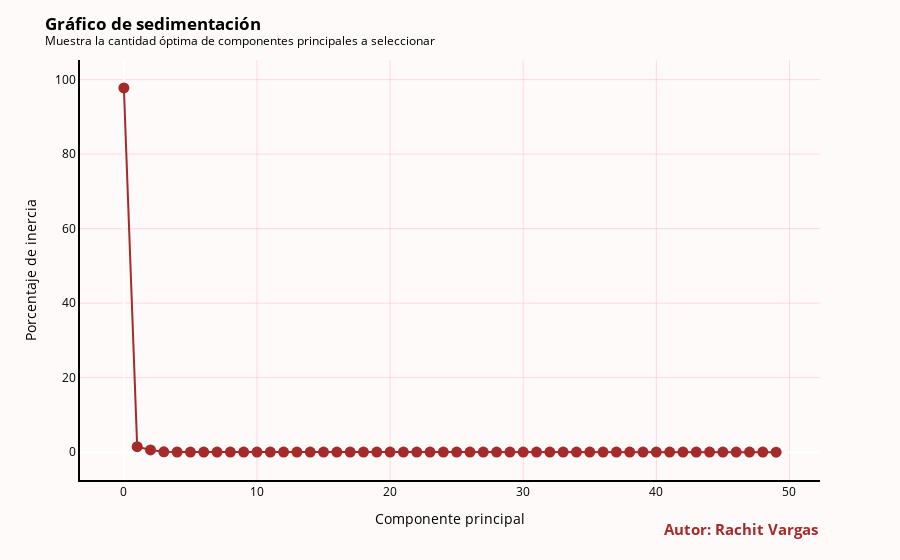

Here is the notebook cell this chart was saved with:
### Markdown cell above
### Grafico de sedimentacion

### Code cell
pca.plot_sedimentacion()

### Figure 1 — Plotly figure (JSON) as saved in the notebook; plotly's stock layout.template omitted (floating-point values rounded to 4 significant figures)
{"data": [{"hovertemplate": "<b>%{hovertext}</b><br><br>Componente principal=%{x}<br>Porcentaje de inercia=%{y}<extra></extra>", "hovertext": ["Componente principal 0", "Componente principal 1", "Componente principal 2", "Componente principal 3", "Componente principal 4", "Componente principal 5", "Componente principal 6", "Componente principal 7", "Componente principal 8", "Componente principal 9", "Componente principal 10", "Componente principal 11", "Componente principal 12", "Componente principal 13", "Componente principal 14", "Componente principal 15", "Componente principal 16", "Componente principal 17", "Componente principal 18", "Componente principal 19", "Componente principal 20", "Componente principal 21", "Componente principal 22", "Componente principal 23", "Componente principal 24", "Componente principal 25", "Componente principal 26", "Componente principal 27", "Componente principal 28", "Componente principal 29", "Componente principal 30", "Componente principal 31", "Componente principal 32", "Componente principal 33", "Componente principal 34", "Componente principal 35", "Componente principal 36", "Componente principal 37", "Componente principal 38", "Componente principal 39", "Componente principal 40", "Componente principal 41", "Componente principal 42", "Componente principal 43", "Componente principal 44", "Componente principal 45", "Componente principal 46", "Componente principal 47", "Componente principal 48", "Componente principal 49"], "legendgroup": "", "line": {"color": "brown", "dash": "solid"}, "mode": "lines", "name": "", "orientation": "v", "showlegend": false, "type": "scatter", "x": [0, 1, 2, 3, 4, 5, 6, 7, 8, 9, 10, 11, 12, 13, 14, 15, 16, 17, 18, 19, 20, 21, 22, 23, 24, 25, 26, 27, 28, 29, 30, 31, 32, 33, 34, 35, 36, 37, 38, 39, 40, 41, 42, 43, 44, 45, 46, 47, 48, 49], "xaxis": "x", "y": [97.79, 1.476, 0.5753, 0.07809, 0.03175, 0.0166, 0.009706, 0.00549, 0.00412, 0.003507, 0.003028, 0.002285, 0.001969, 0.001379, 0.0007937, 0.000544, 0.000454, 0.0003061, 0.0002856, 0.0002459, 0.0002017, 0.0001839, 0.0001419, 0.0001356, 0.0001115, 9.225e-05, 8.251e-05, 7.684e-05, 6.648e-05, 5.832e-05, 5.173e-05, 4.707e-05, 4.058e-05, 3.381e-05, 3.077e-05, 2.621e-05, 2.283e-05, 2.098e-05, 1.912e-05, 1.335e-05, 1.295e-05, 1.133e-05, 1.033e-05, 9.412e-06, 7.995e-06, 6.83e-06, 4.545e-06, 3.934e-06, 2.124e-06, 1.208e-29], "yaxis": "y"}, {"line": {"color": "brown"}, "marker": {"color": "brown", "size": 11}, "mode": "markers", "name": "", "text": ["Componente principal 0", "Componente principal 1", "Componente principal 2", "Componente principal 3", "Componente principal 4", "Componente principal 5", "Componente principal 6", "Componente principal 7", "Componente principal 8", "Componente principal 9", "Componente principal 10", "Componente principal 11", "Componente principal 12", "Componente principal 13", "Componente principal 14", "Componente principal 15", "Componente principal 16", "Componente principal 17", "Componente principal 18", "Componente principal 19", "Componente principal 20", "Componente principal 21", "Componente principal 22", "Componente principal 23", "Componente principal 24", "Componente principal 25", "Componente principal 26", "Componente principal 27", "Componente principal 28", "Componente principal 29", "Componente principal 30", "Componente principal 31", "Componente principal 32", "Componente principal 33", "Componente principal 34", "Componente principal 35", "Componente principal 36", "Componente principal 37", "Componente principal 38", "Componente principal 39", "Componente principal 40", "Componente principal 41", "Componente principal 42", "Componente principal 43", "Componente principal 44", "Componente principal 45", "Componente principal 46", "Componente principal 47", "Componente principal 48", "Componente principal 49"], "type": "scatter", "x": [0, 1, 2, 3, 4, 5, 6, 7, 8, 9, 10, 11, 12, 13, 14, 15, 16, 17, 18, 19, 20, 21, 22, 23, 24, 25, 26, 27, 28, 29, 30, 31, 32, 33, 34, 35, 36, 37, 38, 39, 40, 41, 42, 43, 44, 45, 46, 47, 48, 49], "y": [97.79, 1.476, 0.5753, 0.07809, 0.03175, 0.0166, 0.009706, 0.00549, 0.00412, 0.003507, 0.003028, 0.002285, 0.001969, 0.001379, 0.0007937, 0.000544, 0.000454, 0.0003061, 0.0002856, 0.0002459, 0.0002017, 0.0001839, 0.0001419, 0.0001356, 0.0001115, 9.225e-05, 8.251e-05, 7.684e-05, 6.648e-05, 5.832e-05, 5.173e-05, 4.707e-05, 4.058e-05, 3.381e-05, 3.077e-05, 2.621e-05, 2.283e-05, 2.098e-05, 1.912e-05, 1.335e-05, 1.295e-05, 1.133e-05, 1.033e-05, 9.412e-06, 7.995e-06, 6.83e-06, 4.545e-06, 3.934e-06, 2.124e-06, 1.208e-29]}], "layout": {"annotations": [{"font": {"color": "brown", "size": 15}, "showarrow": false, "text": "<b>Autor: Rachit Vargas</b>", "x": 1, "xref": "paper", "y": -0.146, "yref": "paper"}], "font": {"color": "black"}, "hoverlabel": {"bgcolor": "white", "font": {"color": "brown", "family": "Times New Roman", "size": 15}}, "legend": {"tracegroupgap": 0}, "margin": {"t": 60}, "paper_bgcolor": "rgb(255, 250, 250)", "plot_bgcolor": "rgb(255, 250, 250)", "showlegend": false, "title": {"text": "<b>Gráfico de sedimentación</b>       <br><sup>Muestra la cantidad óptima de componentes principales a seleccionar</sup>"}, "xaxis": {"anchor": "y", "domain": [0, 1], "gridcolor": "LightPink", "gridwidth": 0.5, "linecolor": "black", "linewidth": 2, "mirror": false, "showgrid": true, "showline": true, "title": {"text": "Componente principal"}}, "yaxis": {"anchor": "x", "domain": [0, 1], "gridcolor": "LightPink", "gridwidth": 0.5, "linecolor": "black", "linewidth": 2, "mirror": false, "showgrid": true, "showline": true, "title": {"text": "Porcentaje de inercia"}}}}
